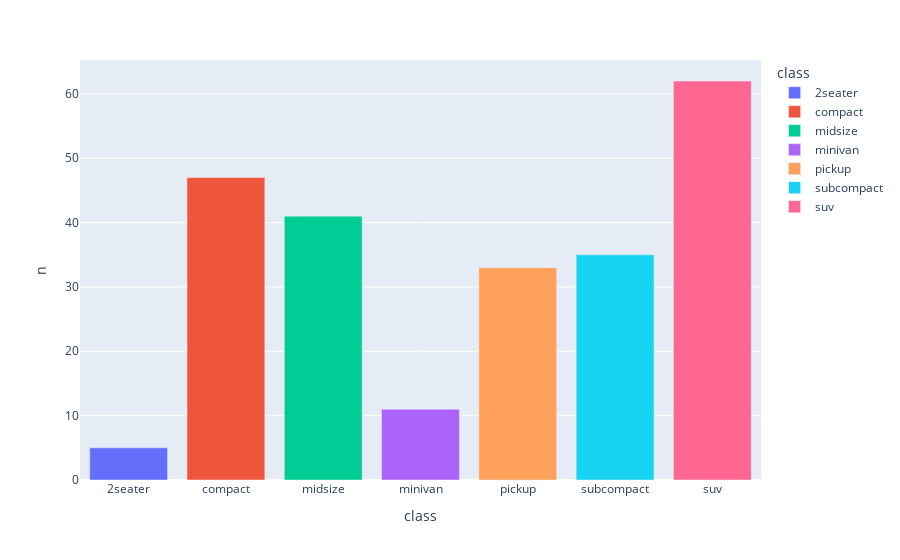

Here is the notebook cell this chart was saved with:
### Code cell
px.bar(data_frame = df, x = 'class', y = 'n', color = 'class')

### Figure 1 — Plotly figure (JSON) as saved in the notebook; plotly's stock layout.template omitted (floating-point values rounded to 4 significant figures)
{"data": [{"alignmentgroup": "True", "hovertemplate": "class=%{x}<br>n=%{y}<extra></extra>", "legendgroup": "2seater", "marker": {"color": "#636efa", "pattern": {"shape": ""}}, "name": "2seater", "offsetgroup": "2seater", "orientation": "v", "showlegend": true, "textposition": "auto", "type": "bar", "x": ["2seater"], "xaxis": "x", "y": [5], "yaxis": "y"}, {"alignmentgroup": "True", "hovertemplate": "class=%{x}<br>n=%{y}<extra></extra>", "legendgroup": "compact", "marker": {"color": "#EF553B", "pattern": {"shape": ""}}, "name": "compact", "offsetgroup": "compact", "orientation": "v", "showlegend": true, "textposition": "auto", "type": "bar", "x": ["compact"], "xaxis": "x", "y": [47], "yaxis": "y"}, {"alignmentgroup": "True", "hovertemplate": "class=%{x}<br>n=%{y}<extra></extra>", "legendgroup": "midsize", "marker": {"color": "#00cc96", "pattern": {"shape": ""}}, "name": "midsize", "offsetgroup": "midsize", "orientation": "v", "showlegend": true, "textposition": "auto", "type": "bar", "x": ["midsize"], "xaxis": "x", "y": [41], "yaxis": "y"}, {"alignmentgroup": "True", "hovertemplate": "class=%{x}<br>n=%{y}<extra></extra>", "legendgroup": "minivan", "marker": {"color": "#ab63fa", "pattern": {"shape": ""}}, "name": "minivan", "offsetgroup": "minivan", "orientation": "v", "showlegend": true, "textposition": "auto", "type": "bar", "x": ["minivan"], "xaxis": "x", "y": [11], "yaxis": "y"}, {"alignmentgroup": "True", "hovertemplate": "class=%{x}<br>n=%{y}<extra></extra>", "legendgroup": "pickup", "marker": {"color": "#FFA15A", "pattern": {"shape": ""}}, "name": "pickup", "offsetgroup": "pickup", "orientation": "v", "showlegend": true, "textposition": "auto", "type": "bar", "x": ["pickup"], "xaxis": "x", "y": [33], "yaxis": "y"}, {"alignmentgroup": "True", "hovertemplate": "class=%{x}<br>n=%{y}<extra></extra>", "legendgroup": "subcompact", "marker": {"color": "#19d3f3", "pattern": {"shape": ""}}, "name": "subcompact", "offsetgroup": "subcompact", "orientation": "v", "showlegend": true, "textposition": "auto", "type": "bar", "x": ["subcompact"], "xaxis": "x", "y": [35], "yaxis": "y"}, {"alignmentgroup": "True", "hovertemplate": "class=%{x}<br>n=%{y}<extra></extra>", "legendgroup": "suv", "marker": {"color": "#FF6692", "pattern": {"shape": ""}}, "name": "suv", "offsetgroup": "suv", "orientation": "v", "showlegend": true, "textposition": "auto", "type": "bar", "x": ["suv"], "xaxis": "x", "y": [62], "yaxis": "y"}], "layout": {"autosize": true, "barmode": "relative", "legend": {"title": {"text": "class"}, "tracegroupgap": 0}, "margin": {"t": 60}, "xaxis": {"anchor": "y", "autorange": true, "categoryarray": ["2seater", "compact", "midsize", "minivan", "pickup", "subcompact", "suv"], "categoryorder": "array", "domain": [0, 1], "range": [-0.5, 6.5], "title": {"text": "class"}, "type": "category"}, "yaxis": {"anchor": "x", "autorange": true, "domain": [0, 1], "range": [0, 65.26], "title": {"text": "n"}, "type": "linear"}}}
